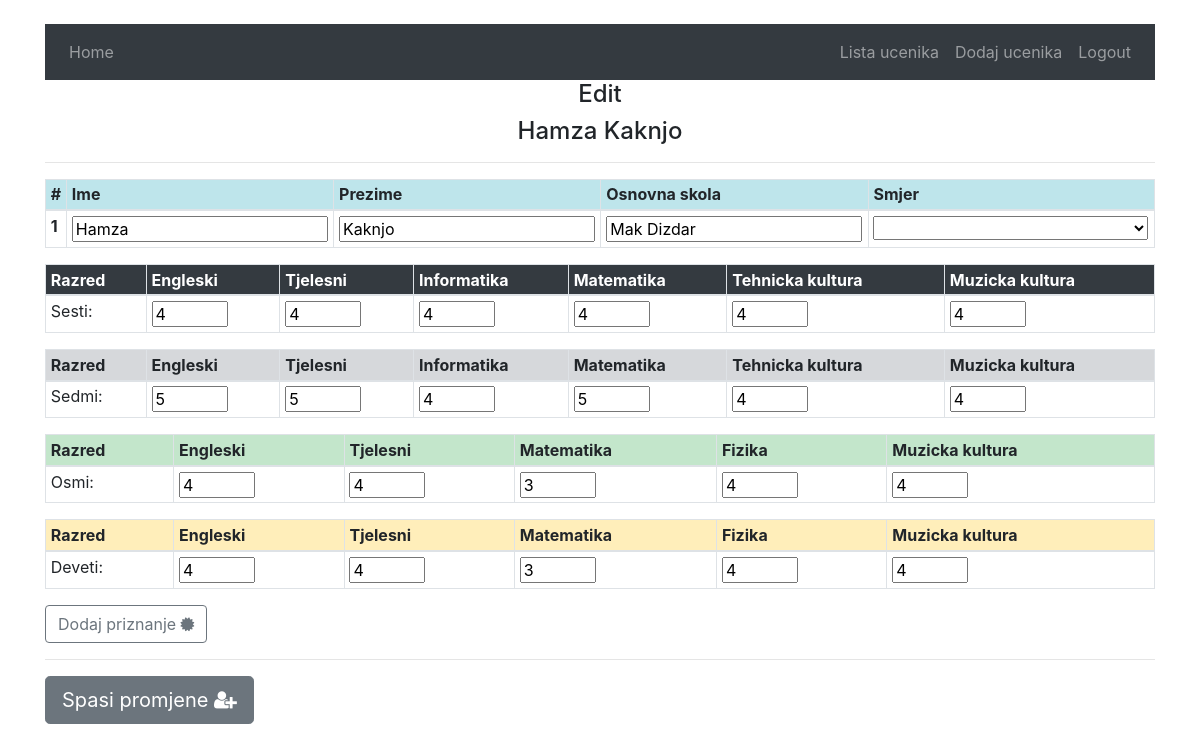
The app's page /tscze/details/44 (signed in), older data.
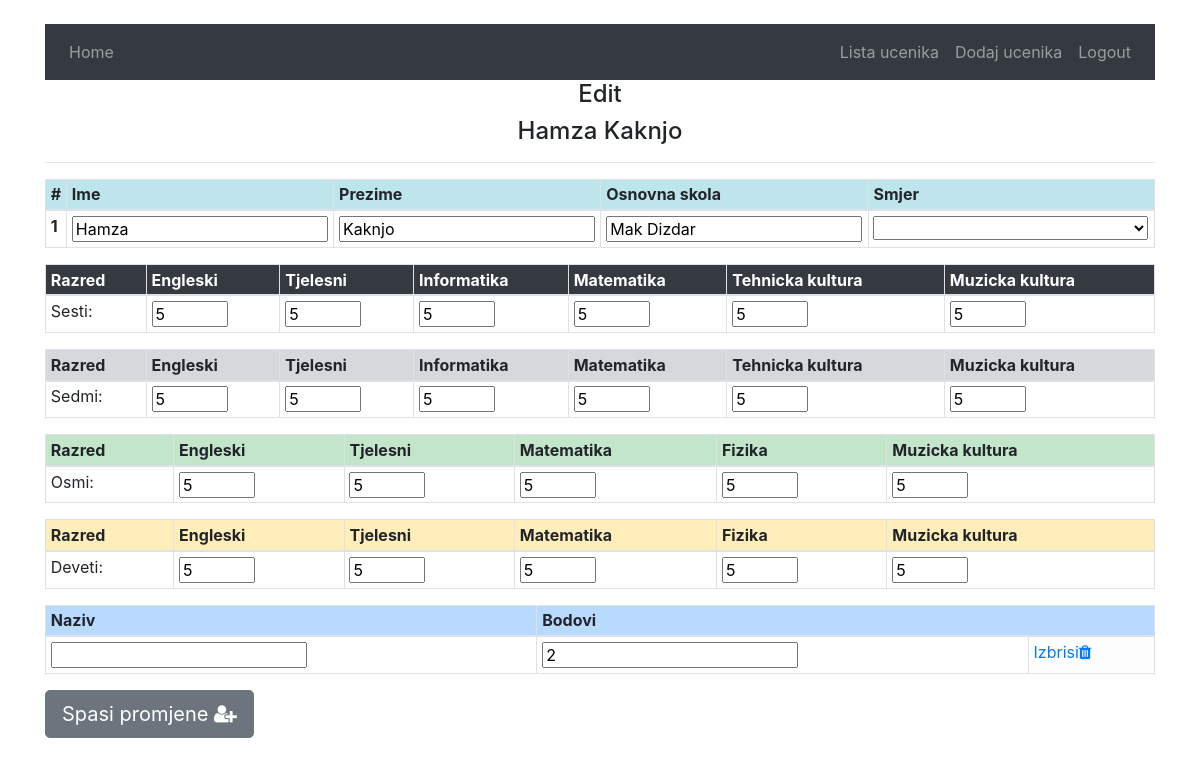
The same page, newer data.
### tehnicka/models.py (models this page shows, shortened)
class Ucenik(models.Model):
    ime=models.CharField(max_length=60)
    prezime=models.CharField(max_length=60)
    godina_upisa=models.IntegerField(default=current_year)
    smjer=models.ManyToManyField(Smjer)
    skola_id=models.ForeignKey(Skola, on_delete=models.CASCADE )
    ukupno_bodova=models.FloatField(default='0')
    class Meta:
        verbose_name_plural = "Učenici"

class Skola(models.Model):
    ime_skole=models.CharField(max_length=60)
    class Meta:
        verbose_name_plural='Skole'

class Predmet_Ocjena(models.Model):
    ucenik=models.ForeignKey(Ucenik, on_delete=models.CASCADE)
    predmet=models.ForeignKey(Predmet, on_delete=models.CASCADE)
    ocjena=models.IntegerField(default='0')
    razred=models.IntegerField(default='6')
    class Meta:
        verbose_name_plural = "Ocjene iz predmeta"

class Predmet(models.Model):
    naziv_predmeta=models.CharField(max_length=60)
    ocjene_ucenika=models.ManyToManyField(Ucenik, through='Predmet_Ocjena')
    class Meta:
        verbose_name_plural = "Predmeti"

class Priznanja(models.Model):
    naziv_priznanja=models.CharField(max_length=40)
    bodovi=models.IntegerField(default='0')
    ucenik_id=models.ManyToManyField(Ucenik)
    class Meta:
        verbose_name_plural = "Priznanja"

### tehnicka/views.py (the view)
# urls.py: path("details/<int:ucenik_id>", views.details, name='details'),
def details(request, ucenik_id):
    if request.method == "POST":
        try:
            return updateStudent(request, ucenik_id)
        except KeyError:
            return HttpResponse("Key error - post uredi")
    else:
        return get_for_update(request, ucenik_id)

### tehnicka/updateUcenik.py (called while the page is built)
def get_for_update(request, ucenik_id):
    ucenik=Ucenik.objects.get(id=ucenik_id)
    sesti_predmeti=Predmet_Ocjena.objects.filter(ucenik=ucenik,razred=6)
    sedmi_predmeti=Predmet_Ocjena.objects.filter(ucenik=ucenik,razred=7)
    osmi_predmeti=Predmet_Ocjena.objects.filter(ucenik=ucenik,razred=8)
    deveti_predmeti=Predmet_Ocjena.objects.filter(ucenik=ucenik,razred=9)
    context={
    'ucenik':ucenik,
    'sesti':sesti_predmeti,
    'sedmi':sedmi_predmeti,
    'osmi':osmi_predmeti,
    'deveti':deveti_predmeti,
    'smjerovi':Smjer.objects.all(),
    'priznanja':Priznanja.objects.filter(ucenik_id=ucenik)
    }
    if request.user.is_authenticated:
        return render(request, 'tehnicka/details.html',context)
    else:
        return render(request, "users/login.html", {"message": "Please log in."})

### tehnicka/templates/tehnicka/details.html (shortened to what this page needs)
{% extends "tehnicka/base.html" %}
{% block body %}
<div class="container">
    <h4 style="text-align:center">  Edit </h4>
    <h4 style="text-align:center">  {{ucenik.ime}} {{ucenik.prezime}} </h4>
    <hr>
  <div class="table-responsive">
    <form action="{%url 'tehnicka:details' ucenik.id%}" method='POST'>
      <div class="table-responsive">
        <table class="table table-sm table-hover table-bordered">
          <thead>
            <tr>
              <th  class="table-info" scope="col">#</th>
              <th  class="table-info" scope="col">Ime</th>
              <th  class="table-info" scope="col">Prezime</th>
              <th  class="table-info" scope="col">Osnovna skola</th>
              <th  class="table-info" scope="col">Smjer</th>
            </tr>
          </thead>
          <tbody>
            <tr>
              <th scope="row">1</th>
              <td> <input type="text" name="ime" value="{{ucenik.ime}}"> </td>
              <td> <input type="text" name="prezime" value="{{ucenik.prezime}}"></td>
              <td> <input type="text" name="osnovna_skola" value="{{ucenik.skola_id.ime_skole}}"></td>
              <td>
                <select class="" name="smjer">
                  <option value="{{ucenik.smjer.id}}" selected="selected">{{ucenik.smjer.naziv_smjera}}</option>
                  {% for smjer in smjerovi %}
                    {% if smjer.id != ucenik.smjer.id %}
                      <option value="{{smjer.id}}"> {{smjer.naziv_smjera}}</option>
                    {% endif %}
                  {% endfor%}
                </select>
              </td>
            </tr>
          </tbody>
        </table>
      </div>
      <div class="table-responsive">
        <table class="table table-sm table-hover table-bordered">
          <thead>
            <tr>
              <th  class="table-dark" scope="col">Razred</th>
                {% for predmet in sesti %}
                <th  class="table-dark" scope="col">{{ predmet.predmet.naziv_predmeta}}</th>
                {% endfor %}
            </tr>
          </thead>
          <tbody>
          <tr>
            <td>Sesti: </td>
            {% for predmet in sesti %}
            <td> <input type="number" min=2 max=5 name="razred6_ocjene" value="{{predmet.ocjena}}"> </td>
            {% endfor %}
          </tr>
          </tbody>
        </table>
      </div>
       <div class="table-responsive">
         <table class="table table-sm table-hover table-bordered">
           <thead>
             <tr>
               <th  class="table-secondary" scope="col">Razred</th>
                 {% for predmet in sedmi %}
                 <th  class="table-secondary" scope="col">{{ predmet.predmet.naziv_predmeta}}</th>
                 {% endfor %}
             </tr>
           </thead>
           <tbody>
           <tr>
             <td>Sedmi: </td>
             {% for predmet in sedmi %}
             <td> <input type="number" min=2 max=5 name="razred7_ocjene" value="{{predmet.ocjena}}"> </td>
             {% endfor %}
           </tr>
           </tbody>
         </table>
       </div>
        <div class="table-responsive">
          <table class="table table-sm table-hover table-bordered">
            <thead>
              <tr>
                <th  class="table-success" scope="col">Razred</th>
                  {% for predmet in osmi %}
                  <th  class="table-success" scope="col">{{ predmet.predmet.naziv_predmeta}}</th>
                  {% endfor %}
              </tr>
            </thead>
            <tbody>
            <tr>
              <td>Osmi: </td>
              {% for predmet in osmi %}
              <td> <input type="number" min=2 max=5 name="razred8_ocjene" value="{{predmet.ocjena}}"> </td>
              {% endfor %}
            </tr>
            </tbody>
          </table>
        </div>
      <div class="table-responsive">
        <table class="table table-sm table-hover table-bordered">
          <thead>
            <tr>
              <th  class="table-warning" scope="col">Razred</th>
                {% for predmet in deveti %}
                <th  class="table-warning" scope="col">{{ predmet.predmet.naziv_predmeta}}</th>
                {% endfor %}
            </tr>
          </thead>
          <tbody>
          <tr>
            <td>Deveti: </td>
            {% for predmet in deveti %}
            <td> <input type="number" min=2 max=5 name="razred9_ocjene" value="{{predmet.ocjena}}"> </td>
            {% endfor %}
          </tr>
          </tbody>
        </table>
      </div>
      {% if priznanja %}
       <div class="table-responsive" id="table_div_priznanje_ne_sakrivaj" >
         <table class="table table-sm table-hover table-bordered" id="table_priznanje">
           <thead>
             <tr>
               <th  class="table-primary" scope="col">Naziv </th>
               <th class="table-primary" scope="col" colspan="2"> Bodovi </th>
             </tr>
           </thead>
           <tbody>
           {% for priznanje in priznanja %}
           <tr>
             <td><input type="text" name="priznanje_naziv" value="{{priznanje.naziv}}"></td>
             <td> <input type="number" name="priznanje_bodovi" min="0" placeholder="0" value="{{priznanje.bodovi}}"> </td>
             	<td class="table-light">
                  <a href="{% url 'tehnicka:brisipriznanje' priznanje.id %}" id="brisi_priznanje" class="ne_moze_dodati_novo_ovdje"> <span> Izbrisi</span><i class="fa fa-trash"></i> </a>
              </td>
           </tr>
           {% endfor %}
           </tbody>
         </table>
       </div>
      {% else %}
      <div class="table-responsive">
        <a href="#" id="priznanja_btn" class="btn btn btn-outline-secondary">Dodaj priznanje <i class="fa fa-certificate"></i></a>
      </div>
      <hr>
      {% endif %}
      <button type="submit" class="btn btn-secondary btn-lg"> Spasi promjene <i class="fa fa-user-plus"></i></button>
    </form>
  </div>
</div>
{% endblock %}

### tehnicka/templates/tehnicka/base.html (shortened to what this page needs)
﻿<!DOCTYPE html>
<html>
    <head>
        <link rel="stylesheet" href="https://stackpath.bootstrapcdn.com/bootstrap/4.3.1/css/bootstrap.min.css">
        <link rel="stylesheet" href="https://cdnjs.cloudflare.com/ajax/libs/font-awesome/4.7.0/css/font-awesome.min.css">
    </head>
    <body>
      <div class="container">
        <nav class="navbar navbar-expand-sm navbar-dark bg-dark">
          <ul class="navbar-nav">
            <li class="nav-item">
              <a class="nav-link" href="{% url 'tehnicka:index_base' %}"> Home</a>
            </li>
          </ul>
          <ul class="navbar-nav ml-auto">
            {% if request.user.is_authenticated %}
            <li class="nav-item"> <a class="nav-link" href="{% url 'tehnicka:index_base' %}"> Lista ucenika</a> </li>
            <li class="nav-item"> <a class="nav-link" href="{% url 'tehnicka:dodajucenika' %}"> Dodaj ucenika</a> </li>
            <li class="nav-item"> <a class="nav-link" href="#"> Logout</a> </li>
            {% else %}
            <li class="nav-item"> <a class="nav-link" href="#"> Login</a> </li>
            {% endif %}
          </ul>
        </nav>
      </div>
        {% block body %}
        {% endblock %}
          {% load static %}
    </body>
</html>

Row changes from the older to the newer data that the page shows:
changed Predmet_Ocjena (number 1 of 22 on the later page): razred6_ocjene "4" → "5"
changed Predmet_Ocjena (number 2 of 22 on the later page): razred6_ocjene "4" → "5"
changed Predmet_Ocjena (number 3 of 22 on the later page): razred6_ocjene "4" → "5"
changed Predmet_Ocjena (number 4 of 22 on the later page): razred6_ocjene "4" → "5"
changed Predmet_Ocjena (number 5 of 22 on the later page): razred6_ocjene "4" → "5"
changed Predmet_Ocjena (number 6 of 22 on the later page): razred6_ocjene "4" → "5"
changed Predmet_Ocjena (number 9 of 22 on the later page): razred7_ocjene "4" → "5"
changed Predmet_Ocjena (number 11 of 22 on the later page): razred7_ocjene "4" → "5"
changed Predmet_Ocjena (number 12 of 22 on the later page): razred7_ocjene "4" → "5"
changed Predmet_Ocjena (number 13 of 22 on the later page): razred8_ocjene "4" → "5"
changed Predmet_Ocjena (number 14 of 22 on the later page): razred8_ocjene "4" → "5"
changed Predmet_Ocjena (number 15 of 22 on the later page): razred8_ocjene "3" → "5"
changed Predmet_Ocjena (number 16 of 22 on the later page): razred8_ocjene "4" → "5"
changed Predmet_Ocjena (number 17 of 22 on the later page): razred8_ocjene "4" → "5"
changed Predmet_Ocjena (number 18 of 22 on the later page): razred9_ocjene "4" → "5"
changed Predmet_Ocjena (number 19 of 22 on the later page): razred9_ocjene "4" → "5"
changed Predmet_Ocjena (number 20 of 22 on the later page): razred9_ocjene "3" → "5"
changed Predmet_Ocjena (number 21 of 22 on the later page): razred9_ocjene "4" → "5"
changed Predmet_Ocjena (number 22 of 22 on the later page): razred9_ocjene "4" → "5"
added Priznanja: priznanje_bodovi "2"
Text that changed along with them:
text no longer shown: "Dodaj priznanje"
text now shown: "Naziv Bodovi"
